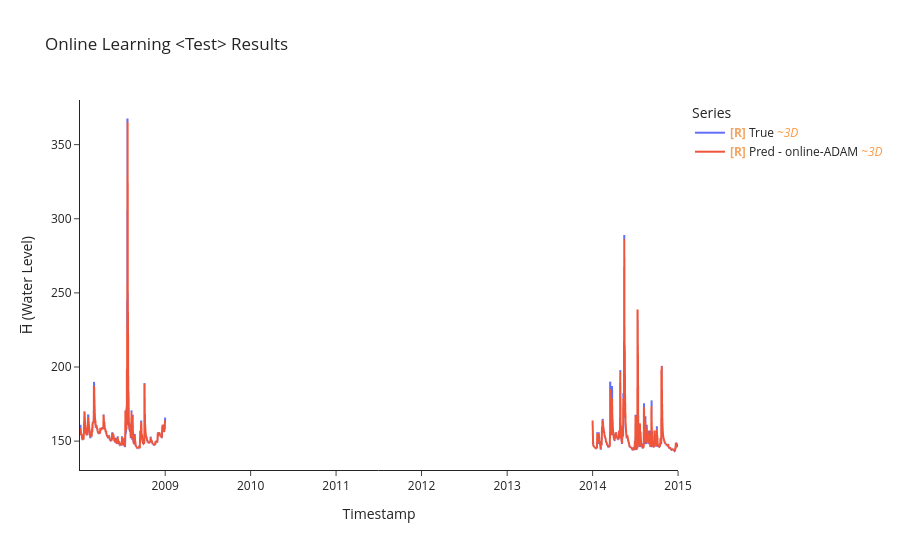

Notebook code cell kept with this figure:
### Code cell
# evaluation on test set
y_true_test, y_pred_test, time_indices_test = uf.model_evaluate_with_norm(model,criterion, test_ds, test_df.index,
                                                                 LOOKBACK, HORIZON, BATCH_SIZE)
uf.calculate_metrics_and_plot({"online-ADAM": (y_true_test, y_pred_test, time_indices_test)},
                              plot_title = 'Online Learning <Test> Results',
                              export_metrics= True,
                              export_html= True,
                              export_file_name='results/testing/Online Learning ADAM Testing Results')

### Figure 1 — Plotly figure (JSON) as saved in the notebook; plotly's stock layout.template omitted (floating-point values rounded to 4 significant figures; data arrays with more than 128 entries replaced by an {"elided": "..."} marker saying what was removed)
{"data": [{"hovertemplate": "Legend=True<br>Timestamp=%{x}<br>H̅ (Water Level)=%{y}<extra></extra>", "legendgroup": "True", "line": {"color": "#636efa", "dash": "solid"}, "marker": {"symbol": "circle"}, "mode": "lines", "name": "<b style=\"color:sandybrown\">[R]</b> True <i style=\"color:#fc9944\">~3D</i>", "showlegend": true, "type": "scattergl", "uid": "c1ab1dfd-890b-4762-8f5e-d13f37adf655", "x": {"elided": "1001 str values"}, "xaxis": "x", "y": {"elided": "1001 float values"}, "yaxis": "y"}, {"hovertemplate": "Legend=Pred - online-ADAM<br>Timestamp=%{x}<br>H̅ (Water Level)=%{y}<extra></extra>", "legendgroup": "Pred - online-ADAM", "line": {"color": "#EF553B", "dash": "solid"}, "marker": {"symbol": "circle"}, "mode": "lines", "name": "<b style=\"color:sandybrown\">[R]</b> Pred - online-ADAM <i style=\"color:#fc9944\">~3D</i>", "showlegend": true, "type": "scattergl", "uid": "19787bd0-f7dd-405a-b0ba-110e80440a80", "x": {"elided": "1001 str values"}, "xaxis": "x", "y": {"elided": "1001 float values"}, "yaxis": "y"}], "layout": {"height": 550, "legend": {"title": {"text": "Series"}, "tracegroupgap": 0}, "title": {"text": "Online Learning <Test> Results"}, "xaxis": {"anchor": "y", "domain": [0, 1], "title": {"text": "Timestamp"}}, "yaxis": {"anchor": "x", "domain": [0, 1], "title": {"text": "H̅ (Water Level)"}}}}
